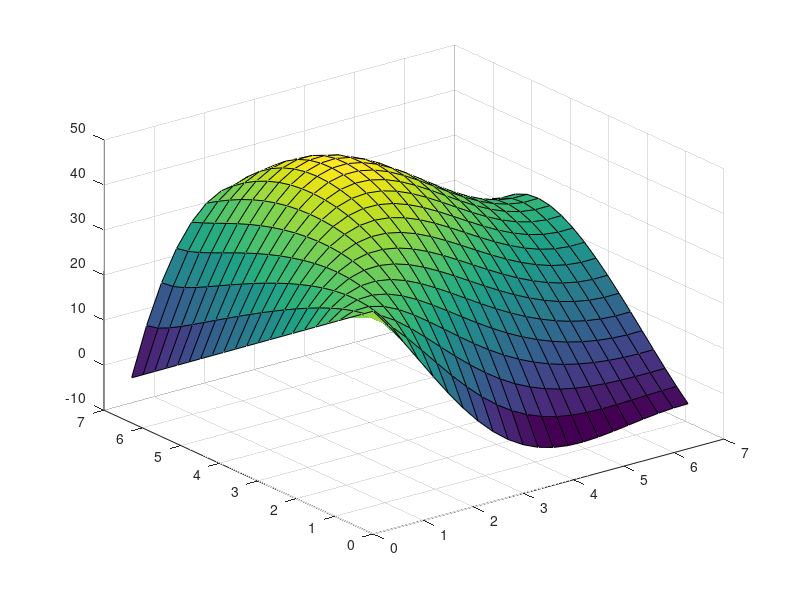

This figure's MATLAB source:
%Final Project Helmhotz 2-D:
%d^2u/dx^2+d^2u/dy^2+Lambda*u=F(x,y)
%Over domain of ax<x<bx and ay<y<by
%Using Gauss-Seidel

clc
clear;

%Given variables
lamda1=0.5;             %Given
ax=0;                   %Given
ay=0;                   %Given
Pi=4*atan(1);           %Given
bx=2*Pi;                %Given
by=2*Pi;                %Given
v=0;                    %Given (du/dy @y=by = 0)

%Initial Problem Setup
Nx=20;                  %Initial number of points in x
Ny=Nx;                  %Initial number of points in y
Lx=bx;                  %Length of x
Ly=by;                  %Length of y
deltax=Lx/(Nx+1);           %Step size in x
deltay=Ly/(Ny+1);           %Step size in y


%Constants
fbay = (by-ay)*(by-ay)*cos(Pi*ay/by);
gbay = ay*(by-ay)*(by-ay);
cons1 = bx-ax;
dy2=deltay*deltay;
dx2=deltax*deltax;
dx2dy2=deltax*deltax*deltay*deltay;
denominator=2*deltay*deltay+2*deltax*deltax;
denoma=denominator-dx2dy2*lamda1;
x=0:deltax:2*pi;
y=0:deltay:2*pi;

%Solution Matrix
U1 = zeros(Nx+2,Ny+2);	% Create solution matix with initial guess of ZERO

%Boundary Conditions
for j = 1:Ny+2                      %u(x=ax,y)=fb(y) boundary condition
    U1(1,j)=(by-deltay*(j-1))*(by-deltay*(j-1))*cos(Pi*deltay*(j-1)/by);
end

for j=1:Ny+2                        %u(x=bx,y)=gb(y) boundary condition
    U1(Ny+2,j)=(deltay*(j-1))*(by-deltay*(j-1))*(by-deltay*(j-1));
end

for i=1:Nx+2                        %u(x,y=ay)  boundary conditoin
    U1(i,1)=fbay+(deltax*(i-1)-ax)/cons1*(gbay-fbay);
end

% % %Wrong
% for i=1:Nx+2                        %du/dy @y=by = 0 boundary condition
%    U2(i,Ny+2)=2*deltay*c*v;
%    c=c+1;
% end

%Part 1 Using Gauss Siedel
F1=zeros(Nx+2,Ny+2);

for i=1:Nx+2
    for j=1:Ny+2
        F1(i,j)=cos(Pi/2*(2*(deltax*(i-1)-ax)/(bx-ax)+1))*sin(Pi*(deltay*(j-1)-ay)/(by-ay));
    end
end

for z=1:100
    for i=2:Nx+1
        for j=2:Ny+1
            %%%%% Different Equations for U if wanted %%%%%%%%%%%%%%%%%%%%
            U1(i,j)=(deltax*deltax*F1(i,j)-(U1(i-1,j)+U1(i+1,j)+U1(i,j-1)+U1(i,j+1)))/(-4+deltax*deltax*lamda1);
            %U1a(i,j)=(Cons4*F1(i,j)-dy2*U1(i+1,j)-dy2*U1(i-1,j)-dx2*U1(i,j+1)-dx2*U1(i,j-1))/(Cons5a);
            %U1(i,j)=((U1(i-1,j)+U1(i+1,j)+U1(i,j-1)+U1(i,j+1))-deltax*deltax*F1(i,j))/(4-deltax*deltax*lamda1);
            %%%%%%%%%%%%%%%%%%%%%%%%%%%%%%%%%%%%%%%%%%%%%%%%%%%%%%%%%%%%%%
            %U1(i,j)=(dy2*U1(i-1,j)+dy2*U1(i+1,j)+dx2*U1(i,j-1)+dx2*U1(i,j+1))/(denoma)-(dx2dy2*F1(i,j))/(denoma);
        end
        %%%%%%%%%%%% Different Neumann Conditions if wanted %%%%%%%%%%%%%%
        U1(i,Ny+2)=(deltax*deltax*F1(i,Ny+2)-(U1(i-1,Ny+2)+U1(i+1,j)+U1(i,Ny+1)+U1(i,Ny+1)))/(-4+deltax*deltax*lamda1);
        %U1a(i,Ny+2)=(Cons4*F1(i,Ny+2)-dy2*U1(i+1,Ny+2)-dy2*U1(i-1,Ny+2)-dx2*U1(i,Ny+1)-dx2*U1(i,Ny+1))/(Cons5a);
        %U1(i,Ny+2)=((U1(i-1,Ny+2)+U1(i+1,Ny+2)+U1(i,Ny+1)+U1(i,Ny+1))-deltax*deltax*F1(i,Ny+2))/(4-deltax*deltax*lamda1);
        %%%%%%%%%%%%%%%%%%%%%%%%%%%%%%%%%%%%%%%%%%%%%%%%%%%%%%%%%%%%%%%%%
        %U1(i,Ny+2)=((dy2)*U1(i-1,Ny+2)+(dy2)*U1(i+1,Ny+2)+(dx2)*U1(i,Ny+1)+(dx2)*U1(i,Ny+1))/(denoma)-(dx2dy2*F1(i,Ny+2))/(denoma);
    end
    
end

figure()
surf(x,y,U1);

% %%
% % %Part 2
% %Boundary Conditions
% ucoef2=0.0;
% denomb=denominator-dx2dy2*ucoef2;
% U2 = zeros(Nx+2,Ny+2);
% 
% U2(1,:)=U1(1,:);
% U2(Nx+2,:)=U1(Nx+2,:);
% U2(:,1)=U1(:,1);
% 
% F2=zeros(Nx+2,Ny+2);
% 
% for z=1:1000
%     for i=2:Ny+1
%         for j=2:Nx+1
%             U2(i,j)=(dy2*U2(i-1,j)+dy2*U2(i+1,j)+dx2*U2(i,j-1)+dx2*U2(i,j+1)-dx2dy2*F2(i,j))/(denomb);
%         end
%         U2(i,Ny+2)=(dy2*U2(i-1,Ny+2)+dy2*U2(i+1,Ny+2)+dx2*U2(i,Ny+1)+dx2*U2(i,Ny+1)-dx2dy2*F2(i,Ny+2))/(denomb);
%     end
% end
% 
% figure()
% surf(x,y,U2);
